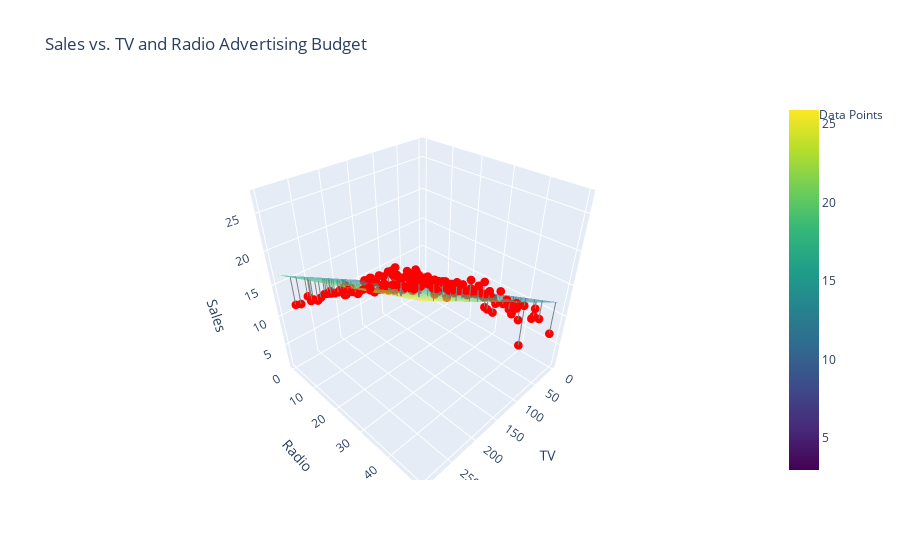

The notebook cell this image was saved under:
### Markdown cell above
## Interactive 3D Plot for the data and flat model without the interaction term

### Code cell
import plotly.graph_objs as go
import numpy as np
import pandas as pd

# Assuming 'advertising' is your DataFrame
# Coefficients
beta0 = 2.92
beta_TV = 0.046
beta_radio = 0.188

# Create a grid over the ranges of TV and radio for plotting
tv_range = np.linspace(advertising['TV'].min(), advertising['TV'].max(), 100)
radio_range = np.linspace(advertising['radio'].min(), advertising['radio'].max(), 100)
tv_grid, radio_grid = np.meshgrid(tv_range, radio_range)

# Compute the predicted sales over the grid
y_pred = beta0 + beta_TV * tv_grid + beta_radio * radio_grid

# Create the surface plot
surface = go.Surface(x=tv_grid, y=radio_grid, z=y_pred, colorscale='Viridis', opacity=0.6, name='Prediction Plane')

# Create the scatter plot
scatter = go.Scatter3d(
    x=advertising['TV'],
    y=advertising['radio'],
    z=advertising['sales'],
    mode='markers',
    marker=dict(
        size=3,
        color='red'
    ),
    name='Data Points'
)

# Lines from points to the plane
lines = []
for i in range(len(advertising)):
    lines.append(go.Scatter3d(
        x=[advertising['TV'][i], advertising['TV'][i]],
        y=[advertising['radio'][i], advertising['radio'][i]],
        z=[advertising['sales'][i], beta0 + beta_TV * advertising['TV'][i] + beta_radio * advertising['radio'][i]],
        mode='lines',
        line=dict(color='gray', width=2),
        showlegend=False
    ))

# Layout for the plot
layout = go.Layout(
    title='Sales vs. TV and Radio Advertising Budget',
    scene=dict(
        xaxis=dict(title='TV'),
        yaxis=dict(title='Radio'),
        zaxis=dict(title='Sales'),
    )
)

# Combine everything into one figure
fig = go.Figure(data=[surface, scatter] + lines, layout=layout)

# Show the figure
fig.show()

### Figure 1 — Plotly figure (JSON) as saved in the notebook; plotly's stock layout.template omitted (floating-point values rounded to 4 significant figures; data arrays with more than 128 entries replaced by an {"elided": "..."} marker saying what was removed)
{"data": [{"colorscale": [[0, "#440154"], [0.1111, "#482878"], [0.2222, "#3e4989"], [0.3333, "#31688e"], [0.4444, "#26828e"], [0.5556, "#1f9e89"], [0.6667, "#35b779"], [0.7778, "#6ece58"], [0.8889, "#b5de2b"], [1, "#fde725"]], "name": "Prediction Plane", "opacity": 0.6, "type": "surface", "x": {"elided": "100x100 float values"}, "y": {"elided": "100x100 float values"}, "z": {"elided": "100x100 float values"}}, {"marker": {"color": "red", "size": 3}, "mode": "markers", "name": "Data Points", "type": "scatter3d", "x": {"elided": "200 float values"}, "y": {"elided": "200 float values"}, "z": {"elided": "200 float values"}}, {"line": {"color": "gray", "width": 2}, "mode": "lines", "showlegend": false, "type": "scatter3d", "x": [230.1, 230.1], "y": [37.8, 37.8], "z": [22.1, 20.61]}, {"line": {"color": "gray", "width": 2}, "mode": "lines", "showlegend": false, "type": "scatter3d", "x": [44.5, 44.5], "y": [39.3, 39.3], "z": [10.4, 12.36]}, {"line": {"color": "gray", "width": 2}, "mode": "lines", "showlegend": false, "type": "scatter3d", "x": [17.2, 17.2], "y": [45.9, 45.9], "z": [9.3, 12.34]}, {"line": {"color": "gray", "width": 2}, "mode": "lines", "showlegend": false, "type": "scatter3d", "x": [151.5, 151.5], "y": [41.3, 41.3], "z": [18.5, 17.65]}, {"line": {"color": "gray", "width": 2}, "mode": "lines", "showlegend": false, "type": "scatter3d", "x": [180.8, 180.8], "y": [10.8, 10.8], "z": [12.9, 13.27]}, {"line": {"color": "gray", "width": 2}, "mode": "lines", "showlegend": false, "type": "scatter3d", "x": [8.7, 8.7], "y": [48.9, 48.9], "z": [7.2, 12.51]}, {"line": {"color": "gray", "width": 2}, "mode": "lines", "showlegend": false, "type": "scatter3d", "x": [57.5, 57.5], "y": [32.8, 32.8], "z": [11.8, 11.73]}, {"line": {"color": "gray", "width": 2}, "mode": "lines", "showlegend": false, "type": "scatter3d", "x": [120.2, 120.2], "y": [19.6, 19.6], "z": [13.2, 12.13]}, {"line": {"color": "gray", "width": 2}, "mode": "lines", "showlegend": false, "type": "scatter3d", "x": [8.6, 8.6], "y": [2.1, 2.1], "z": [4.8, 3.71]}, {"line": {"color": "gray", "width": 2}, "mode": "lines", "showlegend": false, "type": "scatter3d", "x": [199.8, 199.8], "y": [2.6, 2.6], "z": [10.6, 12.6]}, {"line": {"color": "gray", "width": 2}, "mode": "lines", "showlegend": false, "type": "scatter3d", "x": [66.1, 66.1], "y": [5.8, 5.8], "z": [8.6, 7.051]}, {"line": {"color": "gray", "width": 2}, "mode": "lines", "showlegend": false, "type": "scatter3d", "x": [214.7, 214.7], "y": [24, 24], "z": [17.4, 17.31]}, {"line": {"color": "gray", "width": 2}, "mode": "lines", "showlegend": false, "type": "scatter3d", "x": [23.8, 23.8], "y": [35.1, 35.1], "z": [9.2, 10.61]}, {"line": {"color": "gray", "width": 2}, "mode": "lines", "showlegend": false, "type": "scatter3d", "x": [97.5, 97.5], "y": [7.6, 7.6], "z": [9.7, 8.834]}, {"line": {"color": "gray", "width": 2}, "mode": "lines", "showlegend": false, "type": "scatter3d", "x": [204.1, 204.1], "y": [32.9, 32.9], "z": [19, 18.49]}, {"line": {"color": "gray", "width": 2}, "mode": "lines", "showlegend": false, "type": "scatter3d", "x": [195.4, 195.4], "y": [47.7, 47.7], "z": [22.4, 20.88]}, {"line": {"color": "gray", "width": 2}, "mode": "lines", "showlegend": false, "type": "scatter3d", "x": [67.8, 67.8], "y": [36.6, 36.6], "z": [12.5, 12.92]}, {"line": {"color": "gray", "width": 2}, "mode": "lines", "showlegend": false, "type": "scatter3d", "x": [281.4, 281.4], "y": [39.6, 39.6], "z": [24.4, 23.31]}, {"line": {"color": "gray", "width": 2}, "mode": "lines", "showlegend": false, "type": "scatter3d", "x": [69.2, 69.2], "y": [20.5, 20.5], "z": [11.3, 9.957]}, {"line": {"color": "gray", "width": 2}, "mode": "lines", "showlegend": false, "type": "scatter3d", "x": [147.3, 147.3], "y": [23.9, 23.9], "z": [14.6, 14.19]}, {"line": {"color": "gray", "width": 2}, "mode": "lines", "showlegend": false, "type": "scatter3d", "x": [218.4, 218.4], "y": [27.7, 27.7], "z": [18, 18.17]}, {"line": {"color": "gray", "width": 2}, "mode": "lines", "showlegend": false, "type": "scatter3d", "x": [237.4, 237.4], "y": [5.1, 5.1], "z": [12.5, 14.8]}, {"line": {"color": "gray", "width": 2}, "mode": "lines", "showlegend": false, "type": "scatter3d", "x": [13.2, 13.2], "y": [15.9, 15.9], "z": [5.6, 6.516]}, {"line": {"color": "gray", "width": 2}, "mode": "lines", "showlegend": false, "type": "scatter3d", "x": [228.3, 228.3], "y": [16.9, 16.9], "z": [15.5, 16.6]}, {"line": {"color": "gray", "width": 2}, "mode": "lines", "showlegend": false, "type": "scatter3d", "x": [62.3, 62.3], "y": [12.6, 12.6], "z": [9.7, 8.155]}, {"line": {"color": "gray", "width": 2}, "mode": "lines", "showlegend": false, "type": "scatter3d", "x": [262.9, 262.9], "y": [3.5, 3.5], "z": [12, 15.67]}, {"line": {"color": "gray", "width": 2}, "mode": "lines", "showlegend": false, "type": "scatter3d", "x": [142.9, 142.9], "y": [29.3, 29.3], "z": [15, 15.0]}, {"line": {"color": "gray", "width": 2}, "mode": "lines", "showlegend": false, "type": "scatter3d", "x": [240.1, 240.1], "y": [16.7, 16.7], "z": [15.9, 17.1]}, {"line": {"color": "gray", "width": 2}, "mode": "lines", "showlegend": false, "type": "scatter3d", "x": [248.8, 248.8], "y": [27.1, 27.1], "z": [18.9, 19.46]}, {"line": {"color": "gray", "width": 2}, "mode": "lines", "showlegend": false, "type": "scatter3d", "x": [70.6, 70.6], "y": [16, 16], "z": [10.5, 9.176]}, {"line": {"color": "gray", "width": 2}, "mode": "lines", "showlegend": false, "type": "scatter3d", "x": [292.9, 292.9], "y": [28.3, 28.3], "z": [21.4, 21.71]}, {"line": {"color": "gray", "width": 2}, "mode": "lines", "showlegend": false, "type": "scatter3d", "x": [112.9, 112.9], "y": [17.4, 17.4], "z": [11.9, 11.38]}, {"line": {"color": "gray", "width": 2}, "mode": "lines", "showlegend": false, "type": "scatter3d", "x": [97.2, 97.2], "y": [1.5, 1.5], "z": [9.6, 7.673]}, {"line": {"color": "gray", "width": 2}, "mode": "lines", "showlegend": false, "type": "scatter3d", "x": [265.6, 265.6], "y": [20, 20], "z": [17.4, 18.9]}, {"line": {"color": "gray", "width": 2}, "mode": "lines", "showlegend": false, "type": "scatter3d", "x": [95.7, 95.7], "y": [1.4, 1.4], "z": [9.5, 7.585]}, {"line": {"color": "gray", "width": 2}, "mode": "lines", "showlegend": false, "type": "scatter3d", "x": [290.7, 290.7], "y": [4.1, 4.1], "z": [12.8, 17.06]}, {"line": {"color": "gray", "width": 2}, "mode": "lines", "showlegend": false, "type": "scatter3d", "x": [266.9, 266.9], "y": [43.8, 43.8], "z": [25.4, 23.43]}, {"line": {"color": "gray", "width": 2}, "mode": "lines", "showlegend": false, "type": "scatter3d", "x": [74.7, 74.7], "y": [49.4, 49.4], "z": [14.7, 15.64]}, {"line": {"color": "gray", "width": 2}, "mode": "lines", "showlegend": false, "type": "scatter3d", "x": [43.1, 43.1], "y": [26.7, 26.7], "z": [10.1, 9.922]}, {"line": {"color": "gray", "width": 2}, "mode": "lines", "showlegend": false, "type": "scatter3d", "x": [228, 228], "y": [37.7, 37.7], "z": [21.5, 20.5]}, {"line": {"color": "gray", "width": 2}, "mode": "lines", "showlegend": false, "type": "scatter3d", "x": [202.5, 202.5], "y": [22.3, 22.3], "z": [16.6, 16.43]}, {"line": {"color": "gray", "width": 2}, "mode": "lines", "showlegend": false, "type": "scatter3d", "x": [177, 177], "y": [33.4, 33.4], "z": [17.1, 17.34]}, {"line": {"color": "gray", "width": 2}, "mode": "lines", "showlegend": false, "type": "scatter3d", "x": [293.6, 293.6], "y": [27.7, 27.7], "z": [20.7, 21.63]}, {"line": {"color": "gray", "width": 2}, "mode": "lines", "showlegend": false, "type": "scatter3d", "x": [206.9, 206.9], "y": [8.4, 8.4], "z": [12.9, 14.02]}, {"line": {"color": "gray", "width": 2}, "mode": "lines", "showlegend": false, "type": "scatter3d", "x": [25.1, 25.1], "y": [25.7, 25.7], "z": [8.5, 8.906]}, {"line": {"color": "gray", "width": 2}, "mode": "lines", "showlegend": false, "type": "scatter3d", "x": [175.1, 175.1], "y": [22.5, 22.5], "z": [14.9, 15.2]}, {"line": {"color": "gray", "width": 2}, "mode": "lines", "showlegend": false, "type": "scatter3d", "x": [89.7, 89.7], "y": [9.9, 9.9], "z": [10.6, 8.907]}, {"line": {"color": "gray", "width": 2}, "mode": "lines", "showlegend": false, "type": "scatter3d", "x": [239.9, 239.9], "y": [41.5, 41.5], "z": [23.2, 21.76]}, {"line": {"color": "gray", "width": 2}, "mode": "lines", "showlegend": false, "type": "scatter3d", "x": [227.2, 227.2], "y": [15.8, 15.8], "z": [14.8, 16.34]}, {"line": {"color": "gray", "width": 2}, "mode": "lines", "showlegend": false, "type": "scatter3d", "x": [66.9, 66.9], "y": [11.7, 11.7], "z": [9.7, 8.197]}, {"line": {"color": "gray", "width": 2}, "mode": "lines", "showlegend": false, "type": "scatter3d", "x": [199.8, 199.8], "y": [3.1, 3.1], "z": [11.4, 12.69]}, {"line": {"color": "gray", "width": 2}, "mode": "lines", "showlegend": false, "type": "scatter3d", "x": [100.4, 100.4], "y": [9.6, 9.6], "z": [10.7, 9.343]}, {"line": {"color": "gray", "width": 2}, "mode": "lines", "showlegend": false, "type": "scatter3d", "x": [216.4, 216.4], "y": [41.7, 41.7], "z": [22.6, 20.71]}, {"line": {"color": "gray", "width": 2}, "mode": "lines", "showlegend": false, "type": "scatter3d", "x": [182.6, 182.6], "y": [46.2, 46.2], "z": [21.2, 20.01]}, {"line": {"color": "gray", "width": 2}, "mode": "lines", "showlegend": false, "type": "scatter3d", "x": [262.7, 262.7], "y": [28.8, 28.8], "z": [20.2, 20.42]}, {"line": {"color": "gray", "width": 2}, "mode": "lines", "showlegend": false, "type": "scatter3d", "x": [198.9, 198.9], "y": [49.4, 49.4], "z": [23.7, 21.36]}, {"line": {"color": "gray", "width": 2}, "mode": "lines", "showlegend": false, "type": "scatter3d", "x": [7.3, 7.3], "y": [28.1, 28.1], "z": [5.5, 8.539]}, {"line": {"color": "gray", "width": 2}, "mode": "lines", "showlegend": false, "type": "scatter3d", "x": [136.2, 136.2], "y": [19.2, 19.2], "z": [13.2, 12.79]}, {"line": {"color": "gray", "width": 2}, "mode": "lines", "showlegend": false, "type": "scatter3d", "x": [210.8, 210.8], "y": [49.6, 49.6], "z": [23.8, 21.94]}, {"line": {"color": "gray", "width": 2}, "mode": "lines", "showlegend": false, "type": "scatter3d", "x": [210.7, 210.7], "y": [29.5, 29.5], "z": [18.4, 18.16]}, {"line": {"color": "gray", "width": 2}, "mode": "lines", "showlegend": false, "type": "scatter3d", "x": [53.5, 53.5], "y": [2, 2], "z": [8.1, 5.757]}, {"line": {"color": "gray", "width": 2}, "mode": "lines", "showlegend": false, "type": "scatter3d", "x": [261.3, 261.3], "y": [42.7, 42.7], "z": [24.2, 22.97]}, {"line": {"color": "gray", "width": 2}, "mode": "lines", "showlegend": false, "type": "scatter3d", "x": [239.3, 239.3], "y": [15.5, 15.5], "z": [15.7, 16.84]}, {"line": {"color": "gray", "width": 2}, "mode": "lines", "showlegend": false, "type": "scatter3d", "x": [102.7, 102.7], "y": [29.6, 29.6], "z": [14, 13.21]}, {"line": {"color": "gray", "width": 2}, "mode": "lines", "showlegend": false, "type": "scatter3d", "x": [131.1, 131.1], "y": [42.8, 42.8], "z": [18, 17.0]}, {"line": {"color": "gray", "width": 2}, "mode": "lines", "showlegend": false, "type": "scatter3d", "x": [69, 69], "y": [9.3, 9.3], "z": [9.3, 7.842]}, {"line": {"color": "gray", "width": 2}, "mode": "lines", "showlegend": false, "type": "scatter3d", "x": [31.5, 31.5], "y": [24.6, 24.6], "z": [9.5, 8.994]}, {"line": {"color": "gray", "width": 2}, "mode": "lines", "showlegend": false, "type": "scatter3d", "x": [139.3, 139.3], "y": [14.5, 14.5], "z": [13.4, 12.05]}, {"line": {"color": "gray", "width": 2}, "mode": "lines", "showlegend": false, "type": "scatter3d", "x": [237.4, 237.4], "y": [27.5, 27.5], "z": [18.9, 19.01]}, {"line": {"color": "gray", "width": 2}, "mode": "lines", "showlegend": false, "type": "scatter3d", "x": [216.8, 216.8], "y": [43.9, 43.9], "z": [22.3, 21.15]}, {"line": {"color": "gray", "width": 2}, "mode": "lines", "showlegend": false, "type": "scatter3d", "x": [199.1, 199.1], "y": [30.6, 30.6], "z": [18.3, 17.83]}, {"line": {"color": "gray", "width": 2}, "mode": "lines", "showlegend": false, "type": "scatter3d", "x": [109.8, 109.8], "y": [14.3, 14.3], "z": [12.4, 10.66]}, {"line": {"color": "gray", "width": 2}, "mode": "lines", "showlegend": false, "type": "scatter3d", "x": [26.8, 26.8], "y": [33, 33], "z": [8.8, 10.36]}, {"line": {"color": "gray", "width": 2}, "mode": "lines", "showlegend": false, "type": "scatter3d", "x": [129.4, 129.4], "y": [5.7, 5.7], "z": [11, 9.944]}, {"line": {"color": "gray", "width": 2}, "mode": "lines", "showlegend": false, "type": "scatter3d", "x": [213.4, 213.4], "y": [24.6, 24.6], "z": [17, 17.36]}, {"line": {"color": "gray", "width": 2}, "mode": "lines", "showlegend": false, "type": "scatter3d", "x": [16.9, 16.9], "y": [43.7, 43.7], "z": [8.7, 11.91]}, {"line": {"color": "gray", "width": 2}, "mode": "lines", "showlegend": false, "type": "scatter3d", "x": [27.5, 27.5], "y": [1.6, 1.6], "z": [6.9, 4.486]}, {"line": {"color": "gray", "width": 2}, "mode": "lines", "showlegend": false, "type": "scatter3d", "x": [120.5, 120.5], "y": [28.5, 28.5], "z": [14.2, 13.82]}, {"line": {"color": "gray", "width": 2}, "mode": "lines", "showlegend": false, "type": "scatter3d", "x": [5.4, 5.4], "y": [29.9, 29.9], "z": [5.3, 8.79]}, {"line": {"color": "gray", "width": 2}, "mode": "lines", "showlegend": false, "type": "scatter3d", "x": [116, 116], "y": [7.7, 7.7], "z": [11, 9.704]}, {"line": {"color": "gray", "width": 2}, "mode": "lines", "showlegend": false, "type": "scatter3d", "x": [76.4, 76.4], "y": [26.7, 26.7], "z": [11.8, 11.45]}, {"line": {"color": "gray", "width": 2}, "mode": "lines", "showlegend": false, "type": "scatter3d", "x": [239.8, 239.8], "y": [4.1, 4.1], "z": [12.3, 14.72]}, {"line": {"color": "gray", "width": 2}, "mode": "lines", "showlegend": false, "type": "scatter3d", "x": [75.3, 75.3], "y": [20.3, 20.3], "z": [11.3, 10.2]}, {"line": {"color": "gray", "width": 2}, "mode": "lines", "showlegend": false, "type": "scatter3d", "x": [68.4, 68.4], "y": [44.5, 44.5], "z": [13.6, 14.43]}, {"line": {"color": "gray", "width": 2}, "mode": "lines", "showlegend": false, "type": "scatter3d", "x": [213.5, 213.5], "y": [43, 43], "z": [21.7, 20.82]}, {"line": {"color": "gray", "width": 2}, "mode": "lines", "showlegend": false, "type": "scatter3d", "x": [193.2, 193.2], "y": [18.4, 18.4], "z": [15.2, 15.27]}, {"line": {"color": "gray", "width": 2}, "mode": "lines", "showlegend": false, "type": "scatter3d", "x": [76.3, 76.3], "y": [27.5, 27.5], "z": [12, 11.6]}, {"line": {"color": "gray", "width": 2}, "mode": "lines", "showlegend": false, "type": "scatter3d", "x": [110.7, 110.7], "y": [40.6, 40.6], "z": [16, 15.64]}, {"line": {"color": "gray", "width": 2}, "mode": "lines", "showlegend": false, "type": "scatter3d", "x": [88.3, 88.3], "y": [25.5, 25.5], "z": [12.9, 11.78]}, {"line": {"color": "gray", "width": 2}, "mode": "lines", "showlegend": false, "type": "scatter3d", "x": [109.8, 109.8], "y": [47.8, 47.8], "z": [16.7, 16.96]}, {"line": {"color": "gray", "width": 2}, "mode": "lines", "showlegend": false, "type": "scatter3d", "x": [134.3, 134.3], "y": [4.9, 4.9], "z": [11.2, 10.02]}, {"line": {"color": "gray", "width": 2}, "mode": "lines", "showlegend": false, "type": "scatter3d", "x": [28.6, 28.6], "y": [1.5, 1.5], "z": [7.3, 4.518]}, {"line": {"color": "gray", "width": 2}, "mode": "lines", "showlegend": false, "type": "scatter3d", "x": [217.7, 217.7], "y": [33.5, 33.5], "z": [19.4, 19.23]}, {"line": {"color": "gray", "width": 2}, "mode": "lines", "showlegend": false, "type": "scatter3d", "x": [250.9, 250.9], "y": [36.5, 36.5], "z": [22.2, 21.32]}, {"line": {"color": "gray", "width": 2}, "mode": "lines", "showlegend": false, "type": "scatter3d", "x": [107.4, 107.4], "y": [14, 14], "z": [11.5, 10.49]}, {"line": {"color": "gray", "width": 2}, "mode": "lines", "showlegend": false, "type": "scatter3d", "x": [163.3, 163.3], "y": [31.6, 31.6], "z": [16.9, 16.37]}, {"line": {"color": "gray", "width": 2}, "mode": "lines", "showlegend": false, "type": "scatter3d", "x": [197.6, 197.6], "y": [3.5, 3.5], "z": [11.7, 12.67]}, {"line": {"color": "gray", "width": 2}, "mode": "lines", "showlegend": false, "type": "scatter3d", "x": [184.9, 184.9], "y": [21, 21], "z": [15.5, 15.37]}, {"line": {"color": "gray", "width": 2}, "mode": "lines", "showlegend": false, "type": "scatter3d", "x": [289.7, 289.7], "y": [42.3, 42.3], "z": [25.4, 24.2]}, {"line": {"color": "gray", "width": 2}, "mode": "lines", "showlegend": false, "type": "scatter3d", "x": [135.2, 135.2], "y": [41.7, 41.7], "z": [17.2, 16.98]}, {"line": {"color": "gray", "width": 2}, "mode": "lines", "showlegend": false, "type": "scatter3d", "x": [222.4, 222.4], "y": [4.3, 4.3], "z": [11.7, 13.96]}, {"line": {"color": "gray", "width": 2}, "mode": "lines", "showlegend": false, "type": "scatter3d", "x": [296.4, 296.4], "y": [36.3, 36.3], "z": [23.8, 23.38]}, {"line": {"color": "gray", "width": 2}, "mode": "lines", "showlegend": false, "type": "scatter3d", "x": [280.2, 280.2], "y": [10.1, 10.1], "z": [14.8, 17.71]}, {"line": {"color": "gray", "width": 2}, "mode": "lines", "showlegend": false, "type": "scatter3d", "x": [187.9, 187.9], "y": [17.2, 17.2], "z": [14.7, 14.8]}, {"line": {"color": "gray", "width": 2}, "mode": "lines", "showlegend": false, "type": "scatter3d", "x": [238.2, 238.2], "y": [34.3, 34.3], "z": [20.7, 20.33]}, {"line": {"color": "gray", "width": 2}, "mode": "lines", "showlegend": false, "type": "scatter3d", "x": [137.9, 137.9], "y": [46.4, 46.4], "z": [19.2, 17.99]}, {"line": {"color": "gray", "width": 2}, "mode": "lines", "showlegend": false, "type": "scatter3d", "x": [25, 25], "y": [11, 11], "z": [7.2, 6.138]}, {"line": {"color": "gray", "width": 2}, "mode": "lines", "showlegend": false, "type": "scatter3d", "x": [90.4, 90.4], "y": [0.3, 0.3], "z": [8.7, 7.135]}, {"line": {"color": "gray", "width": 2}, "mode": "lines", "showlegend": false, "type": "scatter3d", "x": [13.1, 13.1], "y": [0.4, 0.4], "z": [5.3, 3.598]}, {"line": {"color": "gray", "width": 2}, "mode": "lines", "showlegend": false, "type": "scatter3d", "x": [255.4, 255.4], "y": [26.9, 26.9], "z": [19.8, 19.73]}, {"line": {"color": "gray", "width": 2}, "mode": "lines", "showlegend": false, "type": "scatter3d", "x": [225.8, 225.8], "y": [8.2, 8.2], "z": [13.4, 14.85]}, {"line": {"color": "gray", "width": 2}, "mode": "lines", "showlegend": false, "type": "scatter3d", "x": [241.7, 241.7], "y": [38, 38], "z": [21.8, 21.18]}, {"line": {"color": "gray", "width": 2}, "mode": "lines", "showlegend": false, "type": "scatter3d", "x": [175.7, 175.7], "y": [15.4, 15.4], "z": [14.1, 13.9]}, {"line": {"color": "gray", "width": 2}, "mode": "lines", "showlegend": false, "type": "scatter3d", "x": [209.6, 209.6], "y": [20.6, 20.6], "z": [15.9, 16.43]}, {"line": {"color": "gray", "width": 2}, "mode": "lines", "showlegend": false, "type": "scatter3d", "x": [78.2, 78.2], "y": [46.8, 46.8], "z": [14.6, 15.32]}, {"line": {"color": "gray", "width": 2}, "mode": "lines", "showlegend": false, "type": "scatter3d", "x": [75.1, 75.1], "y": [35, 35], "z": [12.6, 12.95]}, {"line": {"color": "gray", "width": 2}, "mode": "lines", "showlegend": false, "type": "scatter3d", "x": [139.2, 139.2], "y": [14.3, 14.3], "z": [12.2, 12.01]}, {"line": {"color": "gray", "width": 2}, "mode": "lines", "showlegend": false, "type": "scatter3d", "x": [76.4, 76.4], "y": [0.8, 0.8], "z": [9.4, 6.585]}, {"line": {"color": "gray", "width": 2}, "mode": "lines", "showlegend": false, "type": "scatter3d", "x": [125.7, 125.7], "y": [36.9, 36.9], "z": [15.9, 15.64]}, {"line": {"color": "gray", "width": 2}, "mode": "lines", "showlegend": false, "type": "scatter3d", "x": [19.4, 19.4], "y": [16, 16], "z": [6.6, 6.82]}, {"line": {"color": "gray", "width": 2}, "mode": "lines", "showlegend": false, "type": "scatter3d", "x": [141.3, 141.3], "y": [26.8, 26.8], "z": [15.5, 14.46]}, {"line": {"color": "gray", "width": 2}, "mode": "lines", "showlegend": false, "type": "scatter3d", "x": [18.8, 18.8], "y": [21.7, 21.7], "z": [7, 7.864]}, {"line": {"color": "gray", "width": 2}, "mode": "lines", "showlegend": false, "type": "scatter3d", "x": [224, 224], "y": [2.4, 2.4], "z": [11.6, 13.68]}, {"line": {"color": "gray", "width": 2}, "mode": "lines", "showlegend": false, "type": "scatter3d", "x": [123.1, 123.1], "y": [34.6, 34.6], "z": [15.2, 15.09]}, {"line": {"color": "gray", "width": 2}, "mode": "lines", "showlegend": false, "type": "scatter3d", "x": [229.5, 229.5], "y": [32.3, 32.3], "z": [19.7, 19.55]}, {"line": {"color": "gray", "width": 2}, "mode": "lines", "showlegend": false, "type": "scatter3d", "x": [87.2, 87.2], "y": [11.8, 11.8], "z": [10.6, 9.15]}, {"line": {"color": "gray", "width": 2}, "mode": "lines", "showlegend": false, "type": "scatter3d", "x": [7.8, 7.8], "y": [38.9, 38.9], "z": [6.6, 10.59]}, {"line": {"color": "gray", "width": 2}, "mode": "lines", "showlegend": false, "type": "scatter3d", "x": [80.2, 80.2], "y": [0, 0], "z": [8.8, 6.609]}, {"line": {"color": "gray", "width": 2}, "mode": "lines", "showlegend": false, "type": "scatter3d", "x": [220.3, 220.3], "y": [49, 49], "z": [24.7, 22.27]}, {"line": {"color": "gray", "width": 2}, "mode": "lines", "showlegend": false, "type": "scatter3d", "x": [59.6, 59.6], "y": [12, 12], "z": [9.7, 7.918]}, {"line": {"color": "gray", "width": 2}, "mode": "lines", "showlegend": false, "type": "scatter3d", "x": [0.7, 0.7], "y": [39.6, 39.6], "z": [1.6, 10.4]}, {"line": {"color": "gray", "width": 2}, "mode": "lines", "showlegend": false, "type": "scatter3d", "x": [265.2, 265.2], "y": [2.9, 2.9], "z": [12.7, 15.66]}, {"line": {"color": "gray", "width": 2}, "mode": "lines", "showlegend": false, "type": "scatter3d", "x": [8.4, 8.4], "y": [27.2, 27.2], "z": [5.7, 8.42]}, {"line": {"color": "gray", "width": 2}, "mode": "lines", "showlegend": false, "type": "scatter3d", "x": [219.8, 219.8], "y": [33.5, 33.5], "z": [19.6, 19.33]}, {"line": {"color": "gray", "width": 2}, "mode": "lines", "showlegend": false, "type": "scatter3d", "x": [36.9, 36.9], "y": [38.6, 38.6], "z": [10.8, 11.87]}, {"line": {"color": "gray", "width": 2}, "mode": "lines", "showlegend": false, "type": "scatter3d", "x": [48.3, 48.3], "y": [47, 47], "z": [11.6, 13.98]}, {"line": {"color": "gray", "width": 2}, "mode": "lines", "showlegend": false, "type": "scatter3d", "x": [25.6, 25.6], "y": [39, 39], "z": [9.5, 11.43]}, {"line": {"color": "gray", "width": 2}, "mode": "lines", "showlegend": false, "type": "scatter3d", "x": [273.7, 273.7], "y": [28.9, 28.9], "z": [20.8, 20.94]}, {"line": {"color": "gray", "width": 2}, "mode": "lines", "showlegend": false, "type": "scatter3d", "x": [43, 43], "y": [25.9, 25.9], "z": [9.6, 9.767]}, {"line": {"color": "gray", "width": 2}, "mode": "lines", "showlegend": false, "type": "scatter3d", "x": [184.9, 184.9], "y": [43.9, 43.9], "z": [20.7, 19.68]}, {"line": {"color": "gray", "width": 2}, "mode": "lines", "showlegend": false, "type": "scatter3d", "x": [73.4, 73.4], "y": [17, 17], "z": [10.9, 9.492]}, {"line": {"color": "gray", "width": 2}, "mode": "lines", "showlegend": false, "type": "scatter3d", "x": [193.7, 193.7], "y": [35.4, 35.4], "z": [19.2, 18.49]}, {"line": {"color": "gray", "width": 2}, "mode": "lines", "showlegend": false, "type": "scatter3d", "x": [220.5, 220.5], "y": [33.2, 33.2], "z": [20.1, 19.3]}, {"line": {"color": "gray", "width": 2}, "mode": "lines", "showlegend": false, "type": "scatter3d", "x": [104.6, 104.6], "y": [5.7, 5.7], "z": [10.4, 8.803]}, {"line": {"color": "gray", "width": 2}, "mode": "lines", "showlegend": false, "type": "scatter3d", "x": [96.2, 96.2], "y": [14.8, 14.8], "z": [11.4, 10.13]}, {"line": {"color": "gray", "width": 2}, "mode": "lines", "showlegend": false, "type": "scatter3d", "x": [140.3, 140.3], "y": [1.9, 1.9], "z": [10.3, 9.731]}, {"line": {"color": "gray", "width": 2}, "mode": "lines", "showlegend": false, "type": "scatter3d", "x": [240.1, 240.1], "y": [7.3, 7.3], "z": [13.2, 15.34]}, {"line": {"color": "gray", "width": 2}, "mode": "lines", "showlegend": false, "type": "scatter3d", "x": [243.2, 243.2], "y": [49, 49], "z": [25.4, 23.32]}, {"line": {"color": "gray", "width": 2}, "mode": "lines", "showlegend": false, "type": "scatter3d", "x": [38, 38], "y": [40.3, 40.3], "z": [10.9, 12.24]}, {"line": {"color": "gray", "width": 2}, "mode": "lines", "showlegend": false, "type": "scatter3d", "x": [44.7, 44.7], "y": [25.8, 25.8], "z": [10.1, 9.827]}, {"line": {"color": "gray", "width": 2}, "mode": "lines", "showlegend": false, "type": "scatter3d", "x": [280.7, 280.7], "y": [13.9, 13.9], "z": [16.1, 18.45]}, {"line": {"color": "gray", "width": 2}, "mode": "lines", "showlegend": false, "type": "scatter3d", "x": [121, 121], "y": [8.4, 8.4], "z": [11.6, 10.07]}, {"line": {"color": "gray", "width": 2}, "mode": "lines", "showlegend": false, "type": "scatter3d", "x": [197.6, 197.6], "y": [23.3, 23.3], "z": [16.6, 16.39]}, {"line": {"color": "gray", "width": 2}, "mode": "lines", "showlegend": false, "type": "scatter3d", "x": [171.3, 171.3], "y": [39.7, 39.7], "z": [19, 18.26]}, {"line": {"color": "gray", "width": 2}, "mode": "lines", "showlegend": false, "type": "scatter3d", "x": [187.8, 187.8], "y": [21.1, 21.1], "z": [15.6, 15.53]}, {"line": {"color": "gray", "width": 2}, "mode": "lines", "showlegend": false, "type": "scatter3d", "x": [4.1, 4.1], "y": [11.6, 11.6], "z": [3.2, 5.289]}, {"line": {"color": "gray", "width": 2}, "mode": "lines", "showlegend": false, "type": "scatter3d", "x": [93.9, 93.9], "y": [43.5, 43.5], "z": [15.3, 15.42]}, {"line": {"color": "gray", "width": 2}, "mode": "lines", "showlegend": false, "type": "scatter3d", "x": [149.8, 149.8], "y": [1.3, 1.3], "z": [10.1, 10.06]}, {"line": {"color": "gray", "width": 2}, "mode": "lines", "showlegend": false, "type": "scatter3d", "x": [11.7, 11.7], "y": [36.9, 36.9], "z": [7.3, 10.4]}, {"line": {"color": "gray", "width": 2}, "mode": "lines", "showlegend": false, "type": "scatter3d", "x": [131.7, 131.7], "y": [18.4, 18.4], "z": [12.9, 12.44]}, {"line": {"color": "gray", "width": 2}, "mode": "lines", "showlegend": false, "type": "scatter3d", "x": [172.5, 172.5], "y": [18.1, 18.1], "z": [14.4, 14.26]}, {"line": {"color": "gray", "width": 2}, "mode": "lines", "showlegend": false, "type": "scatter3d", "x": [85.7, 85.7], "y": [35.8, 35.8], "z": [13.3, 13.59]}, {"line": {"color": "gray", "width": 2}, "mode": "lines", "showlegend": false, "type": "scatter3d", "x": [188.4, 188.4], "y": [18.1, 18.1], "z": [14.9, 14.99]}, {"line": {"color": "gray", "width": 2}, "mode": "lines", "showlegend": false, "type": "scatter3d", "x": [163.5, 163.5], "y": [36.8, 36.8], "z": [18, 17.36]}, {"line": {"color": "gray", "width": 2}, "mode": "lines", "showlegend": false, "type": "scatter3d", "x": [117.2, 117.2], "y": [14.7, 14.7], "z": [11.9, 11.07]}, {"line": {"color": "gray", "width": 2}, "mode": "lines", "showlegend": false, "type": "scatter3d", "x": [234.5, 234.5], "y": [3.4, 3.4], "z": [11.9, 14.35]}, {"line": {"color": "gray", "width": 2}, "mode": "lines", "showlegend": false, "type": "scatter3d", "x": [17.9, 17.9], "y": [37.6, 37.6], "z": [8, 10.81]}, {"line": {"color": "gray", "width": 2}, "mode": "lines", "showlegend": false, "type": "scatter3d", "x": [206.8, 206.8], "y": [5.2, 5.2], "z": [12.2, 13.41]}, {"line": {"color": "gray", "width": 2}, "mode": "lines", "showlegend": false, "type": "scatter3d", "x": [215.4, 215.4], "y": [23.6, 23.6], "z": [17.1, 17.27]}, {"line": {"color": "gray", "width": 2}, "mode": "lines", "showlegend": false, "type": "scatter3d", "x": [284.3, 284.3], "y": [10.6, 10.6], "z": [15, 17.99]}, {"line": {"color": "gray", "width": 2}, "mode": "lines", "showlegend": false, "type": "scatter3d", "x": [50, 50], "y": [11.6, 11.6], "z": [8.4, 7.401]}, {"line": {"color": "gray", "width": 2}, "mode": "lines", "showlegend": false, "type": "scatter3d", "x": [164.5, 164.5], "y": [20.9, 20.9], "z": [14.5, 14.42]}, {"line": {"color": "gray", "width": 2}, "mode": "lines", "showlegend": false, "type": "scatter3d", "x": [19.6, 19.6], "y": [20.1, 20.1], "z": [7.6, 7.6]}, {"line": {"color": "gray", "width": 2}, "mode": "lines", "showlegend": false, "type": "scatter3d", "x": [168.4, 168.4], "y": [7.1, 7.1], "z": [11.7, 12.0]}, {"line": {"color": "gray", "width": 2}, "mode": "lines", "showlegend": false, "type": "scatter3d", "x": [222.4, 222.4], "y": [3.4, 3.4], "z": [11.5, 13.79]}, {"line": {"color": "gray", "width": 2}, "mode": "lines", "showlegend": false, "type": "scatter3d", "x": [276.9, 276.9], "y": [48.9, 48.9], "z": [27, 24.85]}, {"line": {"color": "gray", "width": 2}, "mode": "lines", "showlegend": false, "type": "scatter3d", "x": [248.4, 248.4], "y": [30.2, 30.2], "z": [20.2, 20.02]}, {"line": {"color": "gray", "width": 2}, "mode": "lines", "showlegend": false, "type": "scatter3d", "x": [170.2, 170.2], "y": [7.8, 7.8], "z": [11.7, 12.22]}, {"line": {"color": "gray", "width": 2}, "mode": "lines", "showlegend": false, "type": "scatter3d", "x": [276.7, 276.7], "y": [2.3, 2.3], "z": [11.8, 16.08]}, {"line": {"color": "gray", "width": 2}, "mode": "lines", "showlegend": false, "type": "scatter3d", "x": [165.6, 165.6], "y": [10, 10], "z": [12.6, 12.42]}, {"line": {"color": "gray", "width": 2}, "mode": "lines", "showlegend": false, "type": "scatter3d", "x": [156.6, 156.6], "y": [2.6, 2.6], "z": [10.5, 10.61]}, {"line": {"color": "gray", "width": 2}, "mode": "lines", "showlegend": false, "type": "scatter3d", "x": [218.5, 218.5], "y": [5.4, 5.4], "z": [12.2, 13.99]}, {"line": {"color": "gray", "width": 2}, "mode": "lines", "showlegend": false, "type": "scatter3d", "x": [56.2, 56.2], "y": [5.7, 5.7], "z": [8.7, 6.577]}, {"line": {"color": "gray", "width": 2}, "mode": "lines", "showlegend": false, "type": "scatter3d", "x": [287.6, 287.6], "y": [43, 43], "z": [26.2, 24.23]}, {"line": {"color": "gray", "width": 2}, "mode": "lines", "showlegend": false, "type": "scatter3d", "x": [253.8, 253.8], "y": [21.3, 21.3], "z": [17.6, 18.6]}, {"line": {"color": "gray", "width": 2}, "mode": "lines", "showlegend": false, "type": "scatter3d", "x": [205, 205], "y": [45.1, 45.1], "z": [22.6, 20.83]}, {"line": {"color": "gray", "width": 2}, "mode": "lines", "showlegend": false, "type": "scatter3d", "x": [139.5, 139.5], "y": [2.1, 2.1], "z": [10.3, 9.732]}, {"line": {"color": "gray", "width": 2}, "mode": "lines", "showlegend": false, "type": "scatter3d", "x": [191.1, 191.1], "y": [28.7, 28.7], "z": [17.3, 17.11]}, {"line": {"color": "gray", "width": 2}, "mode": "lines", "showlegend": false, "type": "scatter3d", "x": [286, 286], "y": [13.9, 13.9], "z": [15.9, 18.69]}, {"line": {"color": "gray", "width": 2}, "mode": "lines", "showlegend": false, "type": "scatter3d", "x": [18.7, 18.7], "y": [12.1, 12.1], "z": [6.7, 6.055]}, {"line": {"color": "gray", "width": 2}, "mode": "lines", "showlegend": false, "type": "scatter3d", "x": [39.5, 39.5], "y": [41.1, 41.1], "z": [10.8, 12.46]}, {"line": {"color": "gray", "width": 2}, "mode": "lines", "showlegend": false, "type": "scatter3d", "x": [75.5, 75.5], "y": [10.8, 10.8], "z": [9.9, 8.423]}, {"line": {"color": "gray", "width": 2}, "mode": "lines", "showlegend": false, "type": "scatter3d", "x": [17.2, 17.2], "y": [4.1, 4.1], "z": [5.9, 4.482]}, {"line": {"color": "gray", "width": 2}, "mode": "lines", "showlegend": false, "type": "scatter3d", "x": [166.8, 166.8], "y": [42, 42], "z": [19.6, 18.49]}, {"line": {"color": "gray", "width": 2}, "mode": "lines", "showlegend": false, "type": "scatter3d", "x": [149.7, 149.7], "y": [35.6, 35.6], "z": [17.3, 16.5]}, {"line": {"color": "gray", "width": 2}, "mode": "lines", "showlegend": false, "type": "scatter3d", "x": [38.2, 38.2], "y": [3.7, 3.7], "z": [7.6, 5.373]}, {"line": {"color": "gray", "width": 2}, "mode": "lines", "showlegend": false, "type": "scatter3d", "x": [94.2, 94.2], "y": [4.9, 4.9], "z": [9.7, 8.174]}, {"line": {"color": "gray", "width": 2}, "mode": "lines", "showlegend": false, "type": "scatter3d", "x": [177, 177], "y": [9.3, 9.3], "z": [12.8, 12.81]}, {"line": {"color": "gray", "width": 2}, "mode": "lines", "showlegend": false, "type": "scatter3d", "x": [283.6, 283.6], "y": [42, 42], "z": [25.5, 23.86]}, {"line": {"color": "gray", "width": 2}, "mode": "lines", "showlegend": false, "type": "scatter3d", "x": [232.1, 232.1], "y": [8.6, 8.6], "z": [13.4, 15.21]}], "layout": {"scene": {"xaxis": {"title": {"text": "TV"}}, "yaxis": {"title": {"text": "Radio"}}, "zaxis": {"title": {"text": "Sales"}}}, "title": {"text": "Sales vs. TV and Radio Advertising Budget"}}}
